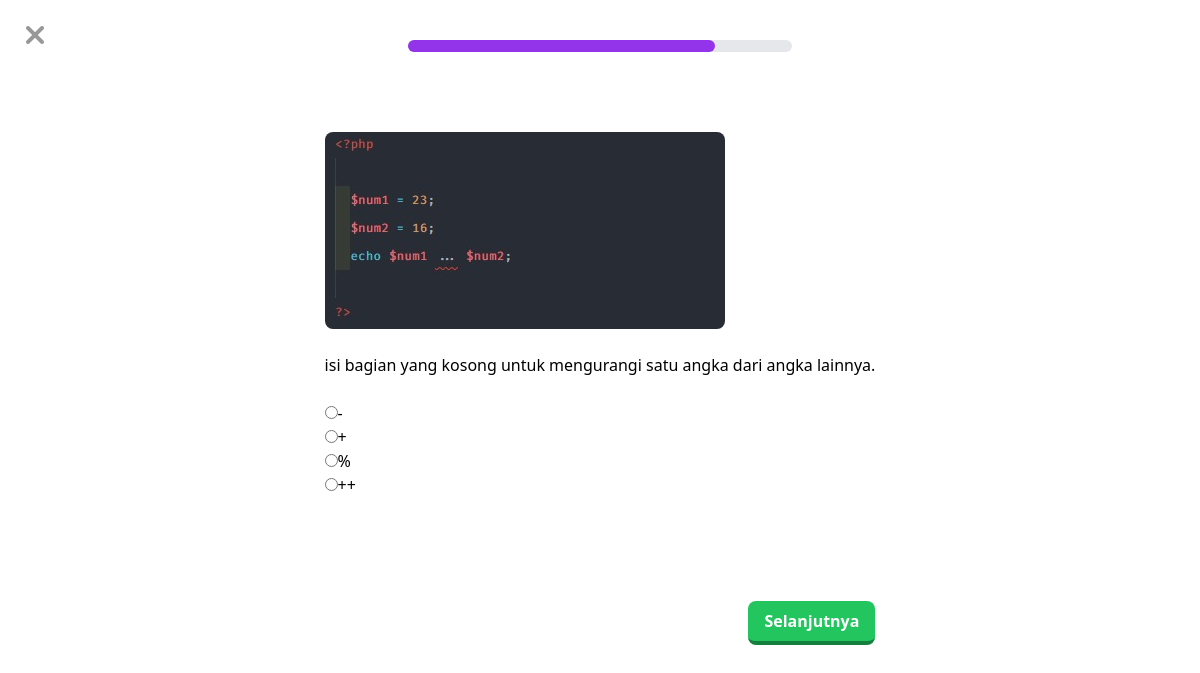
/codingku/php/operator1.1/question.php?n=17, run on the app's committed database.
### tables this page shows
CREATE TABLE `questions` (
  `question_number` int(11) NOT NULL,
  `question_text` text NOT NULL,
  `question_image` varchar(255) NOT NULL
);

CREATE TABLE `options` (
  `id` int(11) NOT NULL,
  `question_number` int(11) NOT NULL,
  `is_correct` tinyint(1) NOT NULL DEFAULT 0,
  `coption` text NOT NULL
);

### codingku/php/operator1.1/question.php (the view, shortened to what this page needs)
<?php
include '../../koneksi.php';
$number = $_GET['n'];
$query = "SELECT * FROM questions WHERE question_number = $number";
$result = mysqli_query($conn, $query);
$question = mysqli_fetch_assoc($result);
$query = "SELECT * FROM options WHERE question_number = $number";
$choices = mysqli_query($conn, $query);
?>
<html>
<head>
  <script src="https://cdn.tailwindcss.com"></script>
</head>
<section class="font-poppins">
  <div class="flex flex-col">
    <div class="relative">
      <div><a href="../../tailwind.php"><img src="../../gambar/x1.png" class="absolute top-5 left-5 opacity-40"></a></div>
    </div>
    <div class="m-auto my-10 mb-20">
      <div class="w-96 bg-gray-200 rounded-full h-3">
        <div class="bg-purple-600 h-3 rounded-full" style="width: 80%"></div>
      </div>
    </div>
    <div class="m-auto">
      <img class="rounded-lg" src="gambar/<?php echo $question['question_image']; ?>"><br>
      <p><?php echo $question['question_text']; ?> </p> <br>
      <form method="POST" action="process.php">
        <ul class="choicess">
          <?php while ($row = mysqli_fetch_assoc($choices)) { ?>
            <li><input type="radio" name="choice" value="<?php echo $row['id']; ?>" required><?php echo $row['coption']; ?></li>
          <?php } ?>
        </ul>
        <br>
        <div class="text-center mt-20">
          <button class="float-right bg-green-500 hover:bg-green-400 text-white font-bold py-2 px-4 border-b-4 border-green-700 hover:border-green-500 rounded-lg" name="submit" value="submit">Selanjutnya</a></button>
        </div>
    </div>
</section>

### data on the page
questions: question_image (picture), question_text "isi bagian yang kosong untuk mengurangi satu angka dari angka lainnya."
options: coption "-"
options: coption "+"
options: coption "%"
options: coption "++"
